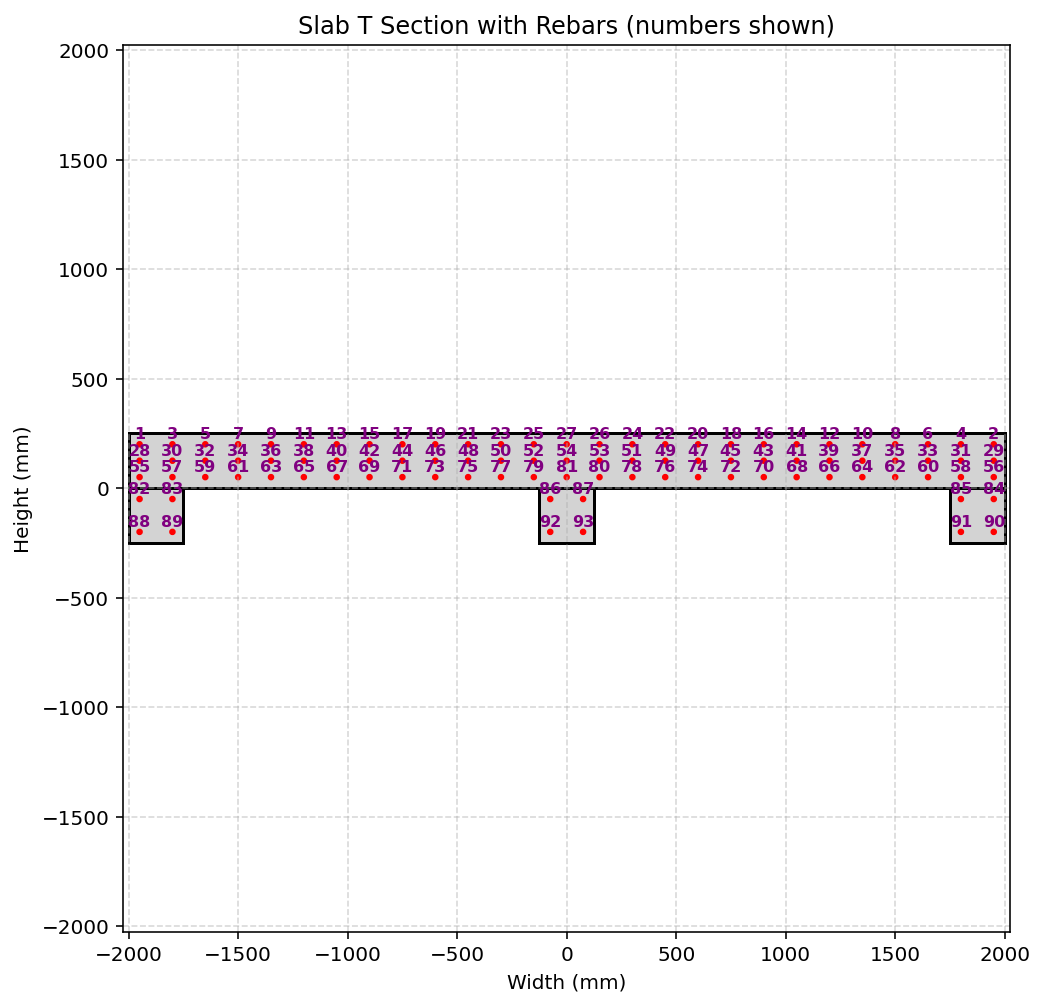

Python code for this plot:
def CONCRETE_SLAB_E_SECTION_FUN(secTag, STEEL_TYPE, fc, Kfc,
                           Bsec, Hsec, cover,
                           nFib, CONCRETE_DENSITY,
                           plot=True):
    """
    Create a Slab T Section confined‑concrete fiber section (OpenSees).

    Parameters
    ----------
    secTag, matTag   : int   – identifiers (only secTag is used in this routine)
    STEEL_TYPE       : str   – 'ELASTIC' or 'INELASTIC'
    fc               : float – unconfined concrete compressive strength (MPa, positive)
    Kc               : float – ratio of confined to unconfined concrete strength
    Bsec, Hsec       : float – width and height of the rectangle (mm)
    nFib             : int   – number of fibers per direction for each patch
    CONCRETE_DENSITY : float – concrete density in kg/mm³  (≈ 2.5e‑9 kg/mm³)
    cover            : float – concrete cover for rebars (mm)
    plot             : bool  – draw a sketch if True

    Returns
    -------
    AREA, ELE_MASS   : float – concrete area (mm²) and mass per unit length (kg/mm)
    
    THIS PROGRAM WRITTEN BY SALAR DELAVAR GHASHGHAEI (QASHQAI)
    """
    import numpy as np
    import openseespy.opensees as ops
    import matplotlib.pyplot as plt
    import matplotlib.patches as patches
    
    # Define materials for nonlinear elements
    # Define parameters (units: mm, N)
    # ------------------------------------------
    # CONCRETE                  tag   f'c        ec0   f'cu        ecu
    # Cover concrete (unconfined)
    fcU = -fc                 # [N/mm²] Concrete Compressive Strength
    Ec = 4700 * np.sqrt(-fcU) # [N/mm^2] Concrete Elastic Modulus
    ec0U = 2*fcU/Ec           # [mm/mm] Concrete Compressive Strain
    fcUU = 0.2*fcU            # [N/mm²] Concrete Compressive Ultimate Strength
    ecuU = 5*ec0U             # [mm/mm] Concrete Compressive Ultimate Strain
    
    # Core concrete (confined)
    #Kfc = 1.3;			      # ratio of confined to unconfined concrete strength
    fcC = Kfc*fcU             # [N/mm²] Concrete Compressive Strength
    Ec = 4700 * np.sqrt(-fcC) # [N/mm^2] Concrete Elastic Modulus
    ec0C = 2*fcC/Ec           # [mm/mm] Concrete Compressive Strain
    fcUC = 0.65*fcC           # [N/mm²] Concrete Compressive Ultimate Strength
    ecuC = 15*ec0C            # [mm/mm] Concrete Compressive Ultimate Strain
    Lambda = 0.1;	          # ratio between unloading slope
    # tensile-strength properties
    ftC = 0.7 * np.sqrt(-fcC)  # [N/mm²] tensile strength +tension
    ftU = 0.7 * np.sqrt(-fcU)  # [N/mm²] tensile strength +tension
    EtsC = ftC/np.abs(ec0C)    # [N/mm²] tension softening stiffness
    EtsU = ftU/np.abs(ec0U)	   # [N/mm²] tension softening stiffness
    
    # STEEL
    # Reinforcing steel
    fy = 400          # [N/mm²] Steel Rebar Yield Strength   
    Es = 2e5          # [N/mm²] Modulus of Elasticity
    ey = fy/Es        # [mm/mm] Steel Rebar Yield Strain
    fu = 1.1818*fy    # [N/mm²] Steel Rebar Ultimate Strength
    esu = 0.09        # [mm/mm] Steel Rebar Ultimate Strain
    Esh = (fu - fy)/(esu - ey)
    Bs = Esh / Es
    
    import openseespy.opensees as ops
    
    coreTag, coverTag, steelTag = secTag + 100, secTag + 200, secTag + 300
    if STEEL_TYPE == 'ELASTIC':
        ops.uniaxialMaterial('Steel01', steelTag, fy, Es, Bs) 
    if STEEL_TYPE == 'INELASTIC':   
        pinchX = 0.8   # Pinching factor in X direction
        pinchY = 0.5   # Pinching factor in Y direction
        damage1 = 0.0  # Damage due to ductility
        damage2 = 0.0  # Damage due to energy
        beta = 0.1     # Stiffness degradation parameter
        ops.uniaxialMaterial('Hysteretic', steelTag, fy, ey, fu, esu, 0.2*fu, 1.1*esu, -fy, -ey, -fu, -esu, -0.2*fu, -1.1*esu, pinchX, pinchY, damage1, damage2, beta)
        # INFO LINK: https://opensees.berkeley.edu/wiki/index.php/Hysteretic_Material
        
    #ops.uniaxialMaterial('Concrete01', coreTag, fcC, ec0C, fcUC, ecuC)  # Core concrete (confined)
    #ops.uniaxialMaterial('Concrete01', coverTag, fcU, ec0U, fcUU, ecuU) # Cover concrete (unconfined)
    ops.uniaxialMaterial('Concrete02', coreTag, fcC, ec0C, fcUC, ecuC, Lambda, ftC, EtsC) # build core concrete (confined)
    ops.uniaxialMaterial('Concrete02', coverTag, fcU, ec0U, fcUU, ecuU, Lambda, ftU, EtsU) # build cover concrete (unconfined)

    # -------------------- Section area -------------------------
    SLAB = Bsec * Hsec
    SD = 0.5 * Hsec # [mm] Slab Depth
    BW = 0.5 * Hsec # [mm] T Section Web Thickness
    TW = SD * BW    # [mm^2] Web Area
    AREA = SLAB +  3 * TW
    print(f"Total Section Area = {AREA:.2f} mm²")

    # -------------------- Fiber section -------------------------
    ops.section('Fiber', secTag)
    nFibZ = 10
    def add_rect(mat, y_bot, y_top, x_left, x_right):
        ops.patch('rect', mat, nFib, nFibZ,
                  x_left, y_bot, x_right, y_top)


    # Concrete patch – whole rectangle (cover concrete)
    # SLAB
    add_rect(coverTag,
             0.0,            # y‑bottom
              SD,            # y‑top
             -Bsec/2,        # x‑left
              Bsec/2)        # x‑right
    # LEFT T WEB
    add_rect(coverTag,
             -SD,            # y‑bottom
              0.0,           # y‑top
             -Bsec/2,        # x‑left
             -Bsec/2+BW)     # x‑right
    # RIGHT T WEB
    add_rect(coverTag,
             -SD,            # y‑bottom
              0.0,           # y‑top
             +Bsec/2-BW,     # x‑left
             +Bsec/2)        # x‑right
    
    # T WEB MIDDLE
    add_rect(coverTag,
             -SD,            # y‑bottom
              0.0,           # y‑top
             -BW/2,          # x‑left
             +BW/2)          # x‑right
    
    
    # -------------------- Rebars -------------------------------
    #   (diameter [mm], y‑coord [mm], x‑coord [mm])
    #   The coordinates below are the *centre* of each bar.
    #   You can modify them or the cover value as needed.
    REBAR_DIA = 16.0 # [mm] Rebar Diameter
    DIST = 150.0     # [mm] Rebar Distance
    rebars = [
        # LAYER 01
        (REBAR_DIA,  Hsec/2 - cover, -Bsec/2 + cover),           # 1
        (REBAR_DIA,  Hsec/2 - cover,  Bsec/2 - cover),           # 2
        (REBAR_DIA,  Hsec/2 - cover, -Bsec/2 + cover + 1*DIST),   # 3
        (REBAR_DIA,  Hsec/2 - cover,  Bsec/2 - cover - 1*DIST),   # 4
        (REBAR_DIA,  Hsec/2 - cover, -Bsec/2 + cover + 2*DIST),   # 5
        (REBAR_DIA,  Hsec/2 - cover,  Bsec/2 - cover - 2*DIST),   # 6
        (REBAR_DIA,  Hsec/2 - cover, -Bsec/2 + cover + 3*DIST),   # 7
        (REBAR_DIA,  Hsec/2 - cover,  Bsec/2 - cover - 3*DIST),   # 8
        (REBAR_DIA,  Hsec/2 - cover, -Bsec/2 + cover + 4*DIST),   # 9
        (REBAR_DIA,  Hsec/2 - cover,  Bsec/2 - cover - 4*DIST),   # 10
        (REBAR_DIA,  Hsec/2 - cover, -Bsec/2 + cover + 5*DIST),   # 11
        (REBAR_DIA,  Hsec/2 - cover,  Bsec/2 - cover - 5*DIST),   # 12
        (REBAR_DIA,  Hsec/2 - cover, -Bsec/2 + cover + 6*DIST),   # 13
        (REBAR_DIA,  Hsec/2 - cover,  Bsec/2 - cover - 6*DIST),   # 14
        (REBAR_DIA,  Hsec/2 - cover, -Bsec/2 + cover + 7*DIST),   # 15
        (REBAR_DIA,  Hsec/2 - cover,  Bsec/2 - cover - 7*DIST),   # 16
        (REBAR_DIA,  Hsec/2 - cover, -Bsec/2 + cover + 8*DIST),   # 17
        (REBAR_DIA,  Hsec/2 - cover,  Bsec/2 - cover - 8*DIST),   # 18
        (REBAR_DIA,  Hsec/2 - cover, -Bsec/2 + cover + 9*DIST),   # 19
        (REBAR_DIA,  Hsec/2 - cover,  Bsec/2 - cover - 9*DIST),   # 20
        (REBAR_DIA,  Hsec/2 - cover, -Bsec/2 + cover + 10*DIST),   # 21
        (REBAR_DIA,  Hsec/2 - cover,  Bsec/2 - cover - 10*DIST),   # 22
        (REBAR_DIA,  Hsec/2 - cover, -Bsec/2 + cover + 11*DIST),   # 23
        (REBAR_DIA,  Hsec/2 - cover,  Bsec/2 - cover - 11*DIST),   # 24
        (REBAR_DIA,  Hsec/2 - cover, -Bsec/2 + cover + 12*DIST),   # 25
        (REBAR_DIA,  Hsec/2 - cover,  Bsec/2 - cover - 12*DIST),   # 26
        (REBAR_DIA,  Hsec/2 - cover,  0.0),                      # 27 - x=0.0
        # LAYER 02
        (REBAR_DIA, Hsec/4, -Bsec/2 + cover),           # 28
        (REBAR_DIA, Hsec/4,  Bsec/2 - cover),           # 29
        (REBAR_DIA, Hsec/4, -Bsec/2 + cover + 1*DIST),   # 30
        (REBAR_DIA, Hsec/4,  Bsec/2 - cover - 1*DIST),   # 31
        (REBAR_DIA, Hsec/4, -Bsec/2 + cover + 2*DIST),   # 32
        (REBAR_DIA, Hsec/4,  Bsec/2 - cover - 2*DIST),   # 33
        (REBAR_DIA, Hsec/4, -Bsec/2 + cover + 3*DIST),   # 34
        (REBAR_DIA, Hsec/4,  Bsec/2 - cover - 3*DIST),   # 35
        (REBAR_DIA, Hsec/4, -Bsec/2 + cover + 4*DIST),   # 36
        (REBAR_DIA, Hsec/4,  Bsec/2 - cover - 4*DIST),   # 37
        (REBAR_DIA, Hsec/4, -Bsec/2 + cover + 5*DIST),   # 38
        (REBAR_DIA, Hsec/4,  Bsec/2 - cover - 5*DIST),   # 39
        (REBAR_DIA, Hsec/4, -Bsec/2 + cover + 6*DIST),   # 40
        (REBAR_DIA, Hsec/4,  Bsec/2 - cover - 6*DIST),   # 41
        (REBAR_DIA, Hsec/4, -Bsec/2 + cover + 7*DIST),   # 42
        (REBAR_DIA, Hsec/4,  Bsec/2 - cover - 7*DIST),   # 43
        (REBAR_DIA, Hsec/4, -Bsec/2 + cover + 8*DIST),   # 44
        (REBAR_DIA, Hsec/4,  Bsec/2 - cover - 8*DIST),   # 45
        (REBAR_DIA, Hsec/4, -Bsec/2 + cover + 9*DIST),   # 46
        (REBAR_DIA, Hsec/4,  Bsec/2 - cover - 9*DIST),   # 47
        (REBAR_DIA, Hsec/4, -Bsec/2 + cover + 10*DIST),   # 48
        (REBAR_DIA, Hsec/4,  Bsec/2 - cover - 10*DIST),   # 49
        (REBAR_DIA, Hsec/4, -Bsec/2 + cover + 11*DIST),   # 50
        (REBAR_DIA, Hsec/4,  Bsec/2 - cover - 11*DIST),   # 51
        (REBAR_DIA, Hsec/4, -Bsec/2 + cover + 12*DIST),   # 52
        (REBAR_DIA, Hsec/4,  Bsec/2 - cover - 12*DIST),   # 53
        (REBAR_DIA, Hsec/4,  0.0),                      # 54 - x=0.0 
        # LAYER 03
        (REBAR_DIA,  cover, -Bsec/2 + cover),           # 55
        (REBAR_DIA,  cover,  Bsec/2 - cover),           # 56
        (REBAR_DIA,  cover, -Bsec/2 + cover + 1*DIST),   # 57
        (REBAR_DIA,  cover,  Bsec/2 - cover - 1*DIST),   # 58
        (REBAR_DIA,  cover, -Bsec/2 + cover + 2*DIST),   # 59
        (REBAR_DIA,  cover,  Bsec/2 - cover - 2*DIST),   # 60
        (REBAR_DIA,  cover, -Bsec/2 + cover + 3*DIST),   # 61
        (REBAR_DIA,  cover,  Bsec/2 - cover - 3*DIST),   # 62
        (REBAR_DIA,  cover, -Bsec/2 + cover + 4*DIST),   # 63
        (REBAR_DIA,  cover,  Bsec/2 - cover - 4*DIST),   # 64
        (REBAR_DIA,  cover, -Bsec/2 + cover + 5*DIST),   # 65
        (REBAR_DIA,  cover,  Bsec/2 - cover - 5*DIST),   # 66
        (REBAR_DIA,  cover, -Bsec/2 + cover + 6*DIST),   # 67
        (REBAR_DIA,  cover,  Bsec/2 - cover - 6*DIST),   # 68
        (REBAR_DIA,  cover, -Bsec/2 + cover + 7*DIST),   # 69
        (REBAR_DIA,  cover,  Bsec/2 - cover - 7*DIST),   # 70
        (REBAR_DIA,  cover, -Bsec/2 + cover + 8*DIST),   # 71
        (REBAR_DIA,  cover,  Bsec/2 - cover - 8*DIST),   # 72
        (REBAR_DIA,  cover, -Bsec/2 + cover + 9*DIST),   # 73
        (REBAR_DIA,  cover,  Bsec/2 - cover - 9*DIST),   # 74
        (REBAR_DIA,  cover, -Bsec/2 + cover + 10*DIST),   # 75
        (REBAR_DIA,  cover,  Bsec/2 - cover - 10*DIST),   # 76
        (REBAR_DIA,  cover, -Bsec/2 + cover + 11*DIST),   # 77
        (REBAR_DIA,  cover,  Bsec/2 - cover - 11*DIST),   # 78
        (REBAR_DIA,  cover, -Bsec/2 + cover + 12*DIST),   # 79
        (REBAR_DIA,  cover,  Bsec/2 - cover - 12*DIST),   # 80
        (REBAR_DIA,  cover,  0.0),                      # 81 - x=0.0
        # LAYER 04
        (REBAR_DIA,  -cover, -Bsec/2 + cover),           # 82 
        (REBAR_DIA,  -cover, -Bsec/2 + cover + 1*DIST),  # 83
        (REBAR_DIA,  -cover,  Bsec/2 - cover),           # 84
        (REBAR_DIA,  -cover,  Bsec/2 - cover - 1*DIST),  # 85
        (REBAR_DIA,  -cover, -BW/2 + cover),             # 86 
        (REBAR_DIA,  -cover, -BW/2 + cover + 1*DIST),    # 87
        # LAYER 05
        (REBAR_DIA,  -Hsec/2 + cover, -Bsec/2 + cover),           # 88
        (REBAR_DIA,  -Hsec/2 + cover, -Bsec/2 + cover + 1*DIST),  # 89
        (REBAR_DIA,  -Hsec/2 + cover,  Bsec/2 - cover),           # 90
        (REBAR_DIA,  -Hsec/2 + cover,  Bsec/2 - cover - 1*DIST),  # 91
        (REBAR_DIA,  -Hsec/2 + cover, -BW/2 + cover),             # 92 
        (REBAR_DIA,  -Hsec/2 + cover, -BW/2 + cover + 1*DIST),    # 93     
    ]

    for dia, y, x in rebars:
        area = np.pi * dia**2 / 4.0            # mm²
        ops.fiber(x, y, area, steelTag)        # (area, material, x, y)

    # -------------------- Plot (optional) -----------------------
    if plot:
        fig, ax = plt.subplots(figsize=(8, 8))
        ax.set_xlabel('Width (mm)')
        ax.set_ylabel('Height (mm)')
        ax.set_title('Slab T Section with Rebars (numbers shown)')
        ax.grid(True, ls='--', alpha=0.5)

        # Concrete geometry (light gray)
        geometry = [
            {"x": -Bsec/2, "y": 0.0,"w": Bsec, "h": SD},               # SLAB
            {"x": -Bsec/2, "y": -SD, "w": BW, "h": SD},                # LEFT T WEB
            {"x": +Bsec/2-BW, "y": -SD, "w": BW, "h": SD},             # RIGHT T WEB
            {"x": -BW/2, "y": -SD, "w": BW, "h": SD},                  # T WEB MIDDLE
        ]
        for g in geometry:
            rect = patches.Rectangle((g["x"], g["y"]), g["w"], g["h"],
                                     linewidth=1.5, edgecolor='black',
                                     facecolor='lightgray')
            ax.add_patch(rect)

        # Rebars – red circles + numbers
        for i, (dia, y, x) in enumerate(rebars, start=1):
            circ = patches.Circle((x, y),
                                 radius=dia/2,
                                 edgecolor='red',
                                 facecolor='red',
                                 linewidth=1.5)
            ax.add_patch(circ)

            # label a little above the bar
            ax.text(x, y + dia/2 + 4,
                    f'{i}',
                    color='purple',
                    fontsize=8,
                    ha='center',
                    va='bottom',
                    fontweight='bold')

        max_dim = max(Bsec, Hsec) + 50
        ax.set_xlim(-max_dim/2, max_dim/2)
        ax.set_ylim(-max_dim/2, max_dim/2)
        ax.set_aspect('equal')
        plt.show()

    ELE_MASS = CONCRETE_DENSITY * AREA   # kg/mm
    
    return Hsec, ELE_MASS
